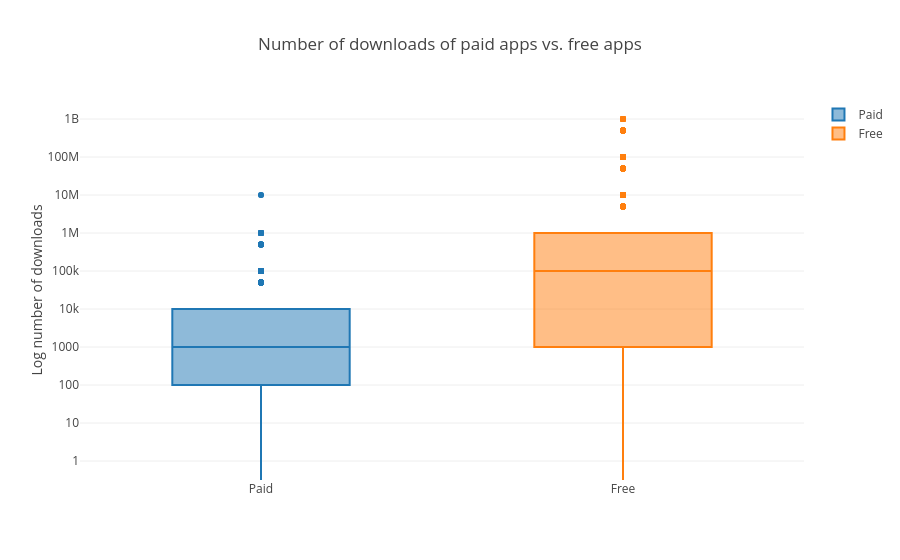

The notebook cell saved with this chart:
### Markdown cell above
## 9. Popularity of paid apps vs free apps
<p>For apps in the Play Store today, there are five types of pricing strategies: free, freemium, paid, paymium, and subscription. Let's focus on free and paid apps only. Some characteristics of free apps are:</p>
<ul>
<li>Free to download.</li>
<li>Main source of income often comes from advertisements.</li>
<li>Often created by companies that have other products and the app serves as an extension of those products.</li>
<li>Can serve as a tool for customer retention, communication, and customer service.</li>
</ul>
<p>Some characteristics of paid apps are:</p>
<ul>
<li>Users are asked to pay once for the app to download and use it.</li>
<li>The user can't really get a feel for the app before buying it.</li>
</ul>
<p>Are paid apps installed as much as free apps? It turns out that paid apps have a relatively lower number of installs than free apps, though the difference is not as stark as I would have expected!</p>

### Code cell
trace0 = go.Box(
    # Data for paid apps
    y = apps[apps['Type'] == "Paid"]['Installs'],
    name = 'Paid'
)

trace1 = go.Box(
    # Data for free apps
    y = apps[apps['Type'] == "Free"]['Installs'],
    name = 'Free'
)

layout = go.Layout(
    title = "Number of downloads of paid apps vs. free apps",
    yaxis = dict(title = "Log number of downloads",
                type = 'log',
                autorange = True)
)

# Add trace0 and trace1 to a list for plotting
data = [trace0, trace1]
plotly.offline.iplot({'data': data, 'layout': layout})

### Figure 1 — Plotly figure (JSON) as saved in the notebook; plotly's stock layout.template omitted (floating-point values rounded to 4 significant figures; data arrays with more than 128 entries replaced by an {"elided": "..."} marker saying what was removed)
{"data": [{"name": "Paid", "y": {"elided": "756 int values"}, "type": "box", "uid": "562f4ecc-6870-451f-96a4-4f760ed71614"}, {"name": "Free", "y": {"elided": "8903 int values"}, "type": "box", "uid": "7c3e351d-2470-4b57-a193-bd1c2fe16934"}], "layout": {"title": "Number of downloads of paid apps vs. free apps", "yaxis": {"autorange": true, "title": "Log number of downloads", "type": "log"}}}
